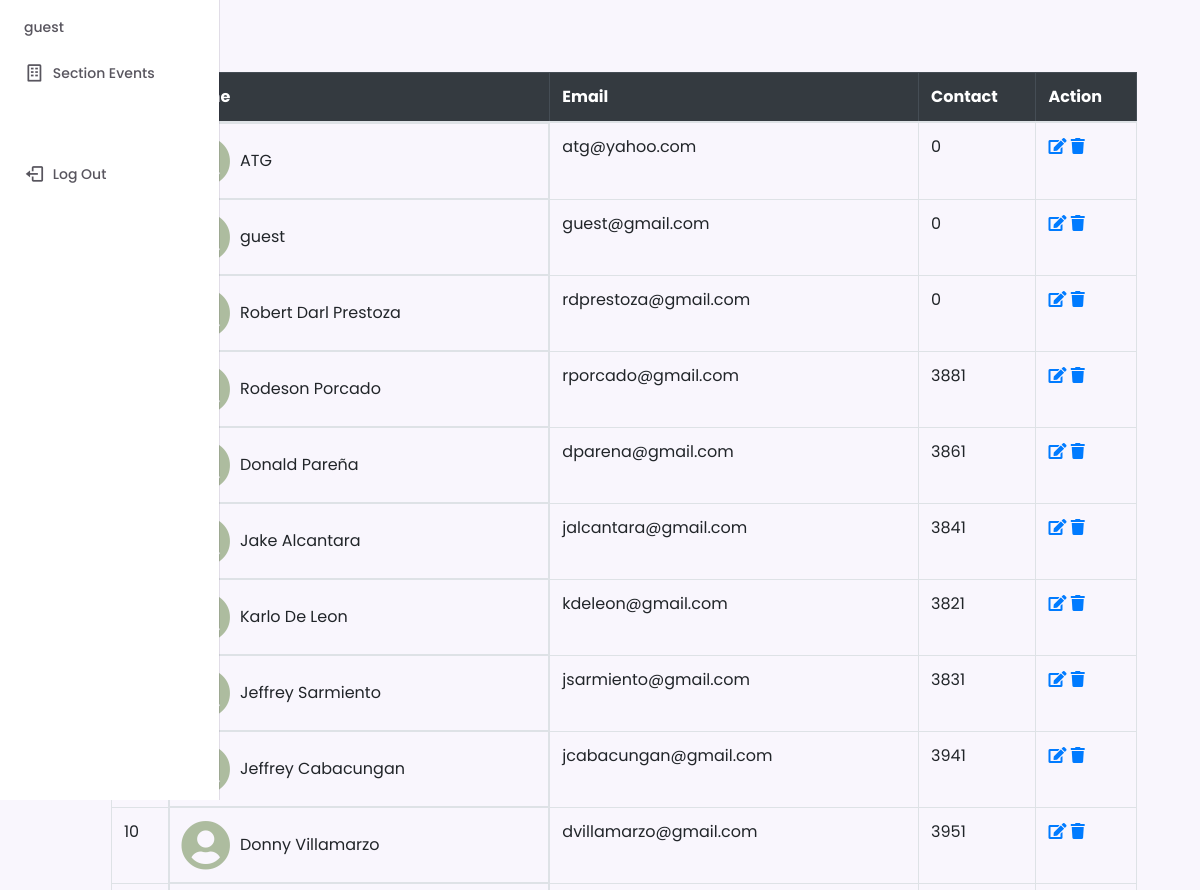
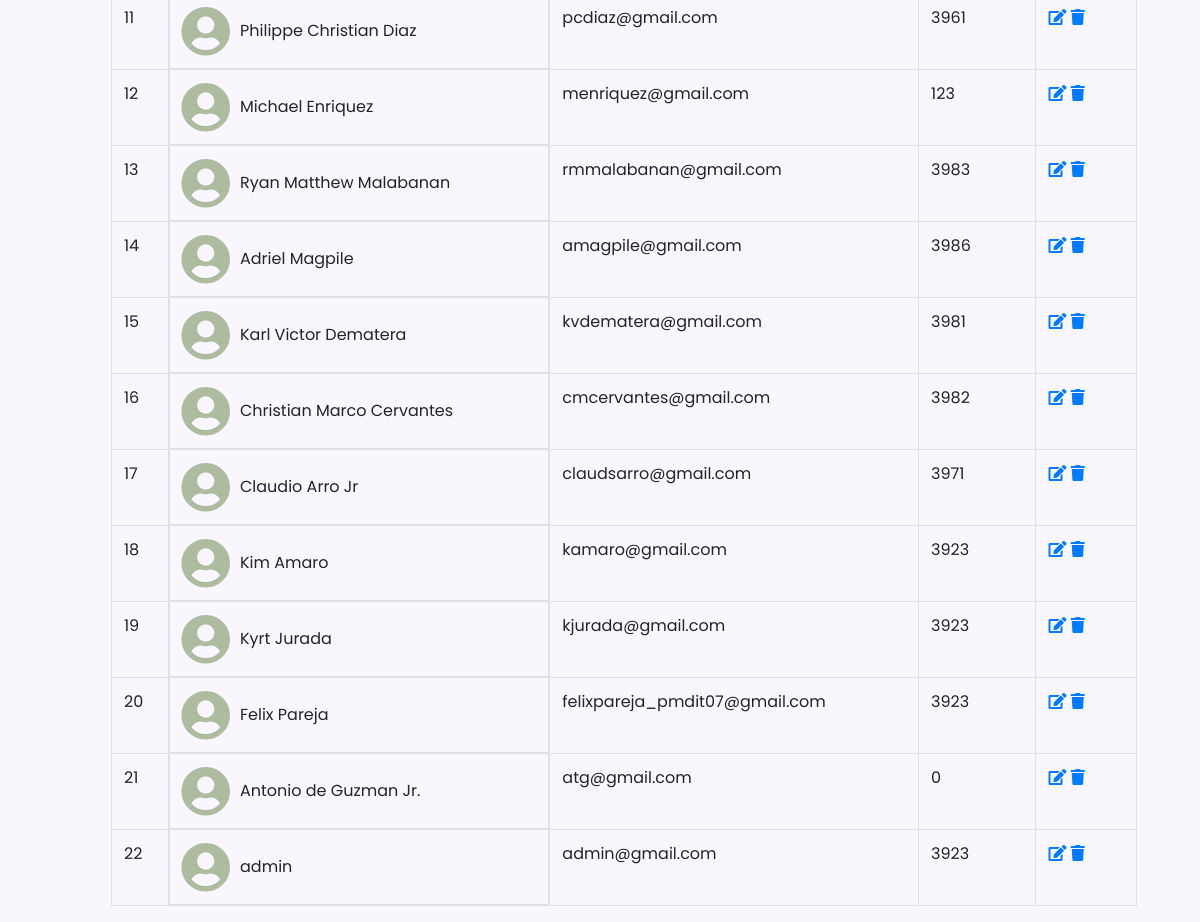
Screenshot of /views/users.php (signed in) with the database file from the repository (2 pictures, top to bottom).
### tables this page shows
CREATE TABLE `user` (
  `id` bigint(20) UNSIGNED NOT NULL,
  `username` varchar(50) NOT NULL,
  `name` varchar(255) DEFAULT NULL,
  `profile_photo` text NOT NULL,
  `email` varchar(255) DEFAULT NULL,
  `email_verified_at` timestamp NULL DEFAULT NULL,
  `contact` int(11) NOT NULL,
  `password` varchar(255) DEFAULT NULL,
  `role` int(11) NOT NULL,
  `department` varchar(50) NOT NULL,
  `section` varchar(50) NOT NULL,
  `remember_token` varchar(100) DEFAULT NULL,
  `created_at` timestamp NULL DEFAULT NULL,
  `updated_at` timestamp NULL DEFAULT NULL
);

### views/users.php (the view, shortened to what this page needs)
<!DOCTYPE html>
<html lang="en">
<head>
    <link href="https://stackpath.bootstrapcdn.com/bootstrap/4.5.2/css/bootstrap.min.css" rel="stylesheet">
    <link rel="stylesheet" href="https://cdnjs.cloudflare.com/ajax/libs/font-awesome/5.15.1/css/all.min.css">
</head>
<body>
<?php include '../layouts/sidemenu_bar.php'; ?>
    <div class="container mt-0">
        <h2>  <button type="button" class="btn btn-primary" data-toggle="modal" data-target="#addUserModal" style="margin-bottom: 10px;">
            </button></h2>
        <table class="table table-bordered">
            <thead class="table-dark">
                <tr>
                    <th>ID</th>
                    <th>Name</th>
                    <th>Email</th>
                    <th>Contact</th>
                    <th>Action</th>
                </tr>
            </thead>
            <tbody>
    <?php
    include '../databases/connection/db.php';
    $sql = "SELECT * FROM user ORDER BY id DESC, name ASC";
    $result = $conn->query($sql);
    $counter = 0;
    if ($result->num_rows > 0) {
        while ($row = $result->fetch_assoc()) {
            $counter++;
            echo "<tr>";
            echo "<td>" . $counter . "</td>";
            echo "<td style='display: flex; align-items: center;'>";
            if (!empty($row['profile_photo'])) {
                echo "<img src='../uploads/" . $row['profile_photo'] . "' alt='Profile Picture' style='color: #ADBC9F; cursor: pointer; width:50px; height:50px;'>";
            } else {
                echo "<i class='fas fa-user-circle' style='font-size: 50px; color: #ADBC9F; cursor: pointer;' onmouseover='this.style.color = '#436850';' onmouseout='this.style.color = '#ADBC9F';'></i>";
            }
            echo "<div style='margin-left: 10px;'>" . $row["name"] . "</div>";
            echo "</td>";
            echo "<td>" . $row["email"] . "</td>";
            echo "<td>" . $row["contact"] . "</td>";
            echo '<td>
                    <a href="#" data-toggle="modal" id="edit-btn" data-target="#editUserModal" data-id="' . $row["id"] . '"><i class="fas fa-edit"></i></a>
                    <a href="#" data-id="' . $row["id"] . '" id="del-btn"><i class="fas fa-trash"></i></a>
                  </td>';
            echo "</tr>";
        }
    } else {
        echo "<tr><td colspan='5'>No users found</td></tr>";
    }
    ?>
</tbody>
        </table>
    </div>
</body>
</html>

### css/sidemenu.css (style rules this page uses)
:root { --header-height: 3.5rem; --nav-width: 219px; --first-color: #140230; --first-color-light: #f4f0fa; --title-color: #19181b; --text-color: #58555e; --text-color-light: #a5a1aa; --body-color: #f9f6fd; --container-color: #ffffff; --body-font: "Poppins", sans-serif; --normal-font-size: 0.938rem; --small-font-size: 0.75rem; --smaller-font-size: 0.75rem; --font-medium: 500; --font-semi-bold: 600; --z-fixed: 100; }
@media screen and (min-width: 1024px) { :root { --normal-font-size: 1rem; --small-font-size: 0.875rem; --smaller-font-size: 0.813rem; } }
body { padding: 1rem 1rem 0; font-family: var(--body-font); font-size: var(--normal-font-size); background-color: var(--body-color); color: var(--text-color); }
a { text-decoration: none; }
@media screen and (min-width: 768px) { body { padding: 1rem 3rem 0 6rem; } }

### views/users.php (style rules this page uses)
body { font-family: Arial, sans-serif; }

### rows the page displays
user: name "ATG", email "atg@yahoo.com", contact "0"
user: name "guest", email "guest@gmail.com", contact "0"
user: name "Robert Darl Prestoza", email "rdprestoza@gmail.com", contact "0"
user: name "Rodeson Porcado", email "rporcado@gmail.com", contact "3881"
user: name "Donald Pareña", email "dparena@gmail.com", contact "3861"
user: name "Jake Alcantara", email "jalcantara@gmail.com", contact "3841"
user: name "Karlo De Leon", email "kdeleon@gmail.com", contact "3821"
user: name "Jeffrey Sarmiento", email "jsarmiento@gmail.com", contact "3831"
user: name "Jeffrey Cabacungan", email "jcabacungan@gmail.com", contact "3941"
user: name "Donny Villamarzo", email "dvillamarzo@gmail.com", contact "3951"
user: name "Philippe Christian Diaz", email "pcdiaz@gmail.com", contact "3961"
user: name "Michael Enriquez", email "menriquez@gmail.com", contact "123"
user: name "Ryan Matthew Malabanan", email "rmmalabanan@gmail.com", contact "3983"
user: name "Adriel Magpile", email "amagpile@gmail.com", contact "3986"
user: name "Karl Victor Dematera", email "kvdematera@gmail.com", contact "3981"
user: name "Christian Marco Cervantes", email "cmcervantes@gmail.com", contact "3982"
user: name "Claudio Arro Jr", email "claudsarro@gmail.com", contact "3971"
user: name "Kim Amaro", email "kamaro@gmail.com", contact "3923"
user: name "Kyrt Jurada", email "kjurada@gmail.com", contact "3923"
user: name "Felix Pareja", email "felixpareja_pmdit07@gmail.com", contact "3923"
user: name "Antonio de Guzman Jr.", email "atg@gmail.com", contact "0"
user: name "admin", email "admin@gmail.com", contact "3923"

### other values shown
$_SESSION['fullname'] "guest"
$eventText "Section Events"
